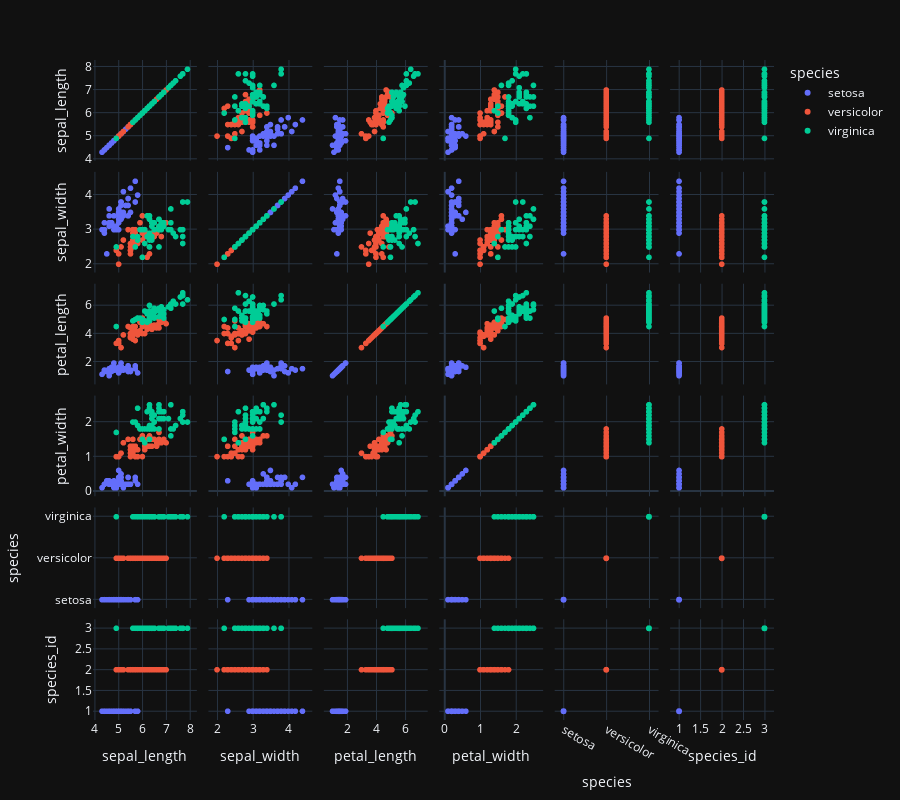

The code cell stored with this chart in its notebook:
### Code cell
fig_matrix = px.scatter_matrix(dataset, height=800, color='species')
fig_matrix.update_layout(template='plotly_dark')
fig_matrix.show()

### Figure 1 — Plotly figure (JSON) as saved in the notebook; plotly's stock layout.template omitted (floating-point values rounded to 4 significant figures)
{"data": [{"dimensions": [{"axis": {"matches": true}, "label": "sepal_length", "values": [5.1, 4.9, 4.7, 4.6, 5, 5.4, 4.6, 5, 4.4, 4.9, 5.4, 4.8, 4.8, 4.3, 5.8, 5.7, 5.4, 5.1, 5.7, 5.1, 5.4, 5.1, 4.6, 5.1, 4.8, 5, 5, 5.2, 5.2, 4.7, 4.8, 5.4, 5.2, 5.5, 4.9, 5, 5.5, 4.9, 4.4, 5.1, 5, 4.5, 4.4, 5, 5.1, 4.8, 5.1, 4.6, 5.3, 5]}, {"axis": {"matches": true}, "label": "sepal_width", "values": [3.5, 3, 3.2, 3.1, 3.6, 3.9, 3.4, 3.4, 2.9, 3.1, 3.7, 3.4, 3, 3, 4, 4.4, 3.9, 3.5, 3.8, 3.8, 3.4, 3.7, 3.6, 3.3, 3.4, 3, 3.4, 3.5, 3.4, 3.2, 3.1, 3.4, 4.1, 4.2, 3.1, 3.2, 3.5, 3.1, 3, 3.4, 3.5, 2.3, 3.2, 3.5, 3.8, 3, 3.8, 3.2, 3.7, 3.3]}, {"axis": {"matches": true}, "label": "petal_length", "values": [1.4, 1.4, 1.3, 1.5, 1.4, 1.7, 1.4, 1.5, 1.4, 1.5, 1.5, 1.6, 1.4, 1.1, 1.2, 1.5, 1.3, 1.4, 1.7, 1.5, 1.7, 1.5, 1, 1.7, 1.9, 1.6, 1.6, 1.5, 1.4, 1.6, 1.6, 1.5, 1.5, 1.4, 1.5, 1.2, 1.3, 1.5, 1.3, 1.5, 1.3, 1.3, 1.3, 1.6, 1.9, 1.4, 1.6, 1.4, 1.5, 1.4]}, {"axis": {"matches": true}, "label": "petal_width", "values": [0.2, 0.2, 0.2, 0.2, 0.2, 0.4, 0.3, 0.2, 0.2, 0.1, 0.2, 0.2, 0.1, 0.1, 0.2, 0.4, 0.4, 0.3, 0.3, 0.3, 0.2, 0.4, 0.2, 0.5, 0.2, 0.2, 0.4, 0.2, 0.2, 0.2, 0.2, 0.4, 0.1, 0.2, 0.1, 0.2, 0.2, 0.1, 0.2, 0.2, 0.3, 0.3, 0.2, 0.6, 0.4, 0.3, 0.2, 0.2, 0.2, 0.2]}, {"axis": {"matches": true}, "label": "species", "values": ["setosa", "setosa", "setosa", "setosa", "setosa", "setosa", "setosa", "setosa", "setosa", "setosa", "setosa", "setosa", "setosa", "setosa", "setosa", "setosa", "setosa", "setosa", "setosa", "setosa", "setosa", "setosa", "setosa", "setosa", "setosa", "setosa", "setosa", "setosa", "setosa", "setosa", "setosa", "setosa", "setosa", "setosa", "setosa", "setosa", "setosa", "setosa", "setosa", "setosa", "setosa", "setosa", "setosa", "setosa", "setosa", "setosa", "setosa", "setosa", "setosa", "setosa"]}, {"axis": {"matches": true}, "label": "species_id", "values": [1, 1, 1, 1, 1, 1, 1, 1, 1, 1, 1, 1, 1, 1, 1, 1, 1, 1, 1, 1, 1, 1, 1, 1, 1, 1, 1, 1, 1, 1, 1, 1, 1, 1, 1, 1, 1, 1, 1, 1, 1, 1, 1, 1, 1, 1, 1, 1, 1, 1]}], "hovertemplate": "species=setosa<br>%{xaxis.title.text}=%{x}<br>%{yaxis.title.text}=%{y}<extra></extra>", "legendgroup": "setosa", "marker": {"color": "#636efa", "symbol": "circle"}, "name": "setosa", "showlegend": true, "type": "splom"}, {"dimensions": [{"axis": {"matches": true}, "label": "sepal_length", "values": [7, 6.4, 6.9, 5.5, 6.5, 5.7, 6.3, 4.9, 6.6, 5.2, 5, 5.9, 6, 6.1, 5.6, 6.7, 5.6, 5.8, 6.2, 5.6, 5.9, 6.1, 6.3, 6.1, 6.4, 6.6, 6.8, 6.7, 6, 5.7, 5.5, 5.5, 5.8, 6, 5.4, 6, 6.7, 6.3, 5.6, 5.5, 5.5, 6.1, 5.8, 5, 5.6, 5.7, 5.7, 6.2, 5.1, 5.7]}, {"axis": {"matches": true}, "label": "sepal_width", "values": [3.2, 3.2, 3.1, 2.3, 2.8, 2.8, 3.3, 2.4, 2.9, 2.7, 2, 3, 2.2, 2.9, 2.9, 3.1, 3, 2.7, 2.2, 2.5, 3.2, 2.8, 2.5, 2.8, 2.9, 3, 2.8, 3, 2.9, 2.6, 2.4, 2.4, 2.7, 2.7, 3, 3.4, 3.1, 2.3, 3, 2.5, 2.6, 3, 2.6, 2.3, 2.7, 3, 2.9, 2.9, 2.5, 2.8]}, {"axis": {"matches": true}, "label": "petal_length", "values": [4.7, 4.5, 4.9, 4, 4.6, 4.5, 4.7, 3.3, 4.6, 3.9, 3.5, 4.2, 4, 4.7, 3.6, 4.4, 4.5, 4.1, 4.5, 3.9, 4.8, 4, 4.9, 4.7, 4.3, 4.4, 4.8, 5, 4.5, 3.5, 3.8, 3.7, 3.9, 5.1, 4.5, 4.5, 4.7, 4.4, 4.1, 4, 4.4, 4.6, 4, 3.3, 4.2, 4.2, 4.2, 4.3, 3, 4.1]}, {"axis": {"matches": true}, "label": "petal_width", "values": [1.4, 1.5, 1.5, 1.3, 1.5, 1.3, 1.6, 1, 1.3, 1.4, 1, 1.5, 1, 1.4, 1.3, 1.4, 1.5, 1, 1.5, 1.1, 1.8, 1.3, 1.5, 1.2, 1.3, 1.4, 1.4, 1.7, 1.5, 1, 1.1, 1, 1.2, 1.6, 1.5, 1.6, 1.5, 1.3, 1.3, 1.3, 1.2, 1.4, 1.2, 1, 1.3, 1.2, 1.3, 1.3, 1.1, 1.3]}, {"axis": {"matches": true}, "label": "species", "values": ["versicolor", "versicolor", "versicolor", "versicolor", "versicolor", "versicolor", "versicolor", "versicolor", "versicolor", "versicolor", "versicolor", "versicolor", "versicolor", "versicolor", "versicolor", "versicolor", "versicolor", "versicolor", "versicolor", "versicolor", "versicolor", "versicolor", "versicolor", "versicolor", "versicolor", "versicolor", "versicolor", "versicolor", "versicolor", "versicolor", "versicolor", "versicolor", "versicolor", "versicolor", "versicolor", "versicolor", "versicolor", "versicolor", "versicolor", "versicolor", "versicolor", "versicolor", "versicolor", "versicolor", "versicolor", "versicolor", "versicolor", "versicolor", "versicolor", "versicolor"]}, {"axis": {"matches": true}, "label": "species_id", "values": [2, 2, 2, 2, 2, 2, 2, 2, 2, 2, 2, 2, 2, 2, 2, 2, 2, 2, 2, 2, 2, 2, 2, 2, 2, 2, 2, 2, 2, 2, 2, 2, 2, 2, 2, 2, 2, 2, 2, 2, 2, 2, 2, 2, 2, 2, 2, 2, 2, 2]}], "hovertemplate": "species=versicolor<br>%{xaxis.title.text}=%{x}<br>%{yaxis.title.text}=%{y}<extra></extra>", "legendgroup": "versicolor", "marker": {"color": "#EF553B", "symbol": "circle"}, "name": "versicolor", "showlegend": true, "type": "splom"}, {"dimensions": [{"axis": {"matches": true}, "label": "sepal_length", "values": [6.3, 5.8, 7.1, 6.3, 6.5, 7.6, 4.9, 7.3, 6.7, 7.2, 6.5, 6.4, 6.8, 5.7, 5.8, 6.4, 6.5, 7.7, 7.7, 6, 6.9, 5.6, 7.7, 6.3, 6.7, 7.2, 6.2, 6.1, 6.4, 7.2, 7.4, 7.9, 6.4, 6.3, 6.1, 7.7, 6.3, 6.4, 6, 6.9, 6.7, 6.9, 5.8, 6.8, 6.7, 6.7, 6.3, 6.5, 6.2, 5.9]}, {"axis": {"matches": true}, "label": "sepal_width", "values": [3.3, 2.7, 3, 2.9, 3, 3, 2.5, 2.9, 2.5, 3.6, 3.2, 2.7, 3, 2.5, 2.8, 3.2, 3, 3.8, 2.6, 2.2, 3.2, 2.8, 2.8, 2.7, 3.3, 3.2, 2.8, 3, 2.8, 3, 2.8, 3.8, 2.8, 2.8, 2.6, 3, 3.4, 3.1, 3, 3.1, 3.1, 3.1, 2.7, 3.2, 3.3, 3, 2.5, 3, 3.4, 3]}, {"axis": {"matches": true}, "label": "petal_length", "values": [6, 5.1, 5.9, 5.6, 5.8, 6.6, 4.5, 6.3, 5.8, 6.1, 5.1, 5.3, 5.5, 5, 5.1, 5.3, 5.5, 6.7, 6.9, 5, 5.7, 4.9, 6.7, 4.9, 5.7, 6, 4.8, 4.9, 5.6, 5.8, 6.1, 6.4, 5.6, 5.1, 5.6, 6.1, 5.6, 5.5, 4.8, 5.4, 5.6, 5.1, 5.1, 5.9, 5.7, 5.2, 5, 5.2, 5.4, 5.1]}, {"axis": {"matches": true}, "label": "petal_width", "values": [2.5, 1.9, 2.1, 1.8, 2.2, 2.1, 1.7, 1.8, 1.8, 2.5, 2, 1.9, 2.1, 2, 2.4, 2.3, 1.8, 2.2, 2.3, 1.5, 2.3, 2, 2, 1.8, 2.1, 1.8, 1.8, 1.8, 2.1, 1.6, 1.9, 2, 2.2, 1.5, 1.4, 2.3, 2.4, 1.8, 1.8, 2.1, 2.4, 2.3, 1.9, 2.3, 2.5, 2.3, 1.9, 2, 2.3, 1.8]}, {"axis": {"matches": true}, "label": "species", "values": ["virginica", "virginica", "virginica", "virginica", "virginica", "virginica", "virginica", "virginica", "virginica", "virginica", "virginica", "virginica", "virginica", "virginica", "virginica", "virginica", "virginica", "virginica", "virginica", "virginica", "virginica", "virginica", "virginica", "virginica", "virginica", "virginica", "virginica", "virginica", "virginica", "virginica", "virginica", "virginica", "virginica", "virginica", "virginica", "virginica", "virginica", "virginica", "virginica", "virginica", "virginica", "virginica", "virginica", "virginica", "virginica", "virginica", "virginica", "virginica", "virginica", "virginica"]}, {"axis": {"matches": true}, "label": "species_id", "values": [3, 3, 3, 3, 3, 3, 3, 3, 3, 3, 3, 3, 3, 3, 3, 3, 3, 3, 3, 3, 3, 3, 3, 3, 3, 3, 3, 3, 3, 3, 3, 3, 3, 3, 3, 3, 3, 3, 3, 3, 3, 3, 3, 3, 3, 3, 3, 3, 3, 3]}], "hovertemplate": "species=virginica<br>%{xaxis.title.text}=%{x}<br>%{yaxis.title.text}=%{y}<extra></extra>", "legendgroup": "virginica", "marker": {"color": "#00cc96", "symbol": "circle"}, "name": "virginica", "showlegend": true, "type": "splom"}], "layout": {"dragmode": "select", "height": 800, "legend": {"title": {"text": "species"}, "tracegroupgap": 0}, "margin": {"t": 60}}}
